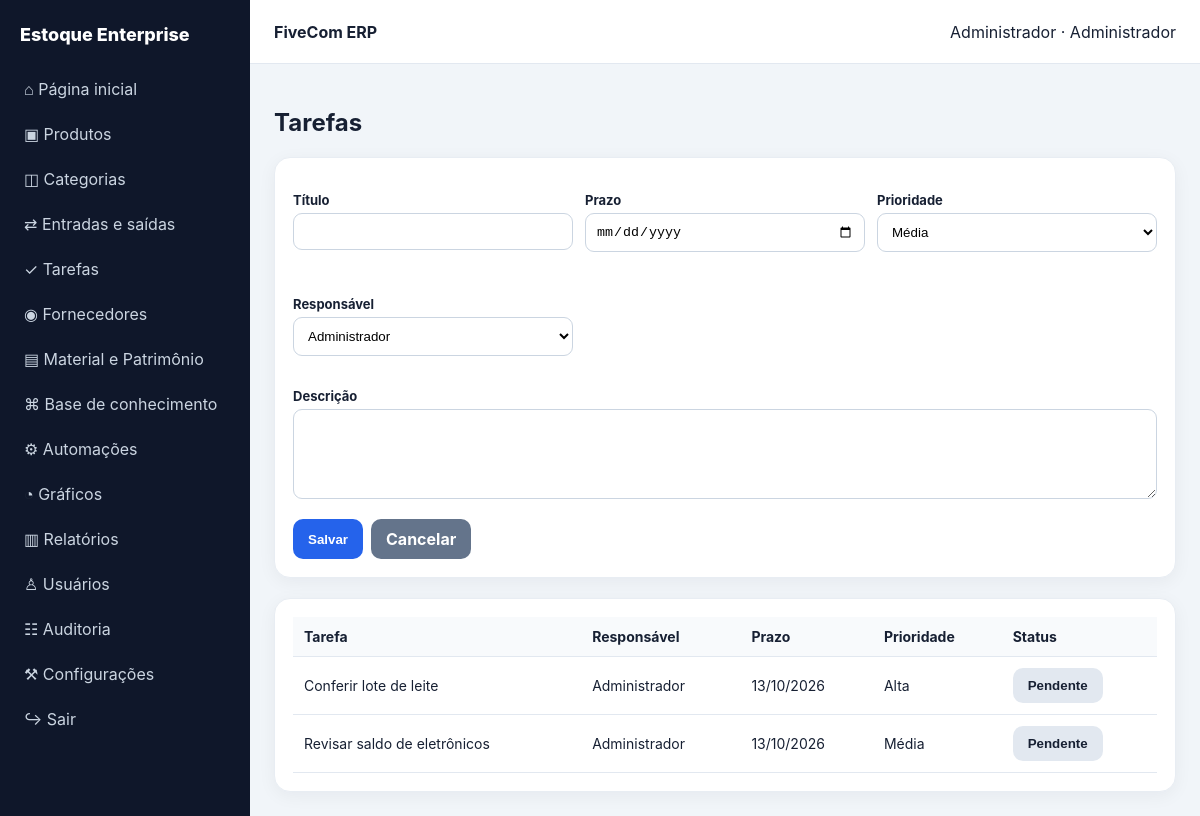
The page /tasks (signed in) on the database its author committed.
### app.py (models this page shows)
class Setting(db.Model):
 id=db.Column(db.Integer,primary_key=True); system_name=db.Column(db.String(120),default='FiveCom ERP'); company_name=db.Column(db.String(120),default='Estoque Enterprise'); browser_title=db.Column(db.String(120),default='FiveCom ERP'); primary_color=db.Column(db.String(20),default='#2563eb'); secondary_color=db.Column(db.String(20),default='#0f172a'); logo=db.Column(db.String(255)); login_logo=db.Column(db.String(255)); favicon=db.Column(db.String(255)); login_position=db.Column(db.String(20),default='center'); footer=db.Column(db.String(255),default='Documento gerado automaticamente pelo FiveCom ERP'); disabled_modules=db.Column(db.Text,default='')

class User(UserMixin,db.Model):
 id=db.Column(db.Integer,primary_key=True); name=db.Column(db.String(120),nullable=False); username=db.Column(db.String(80),unique=True,nullable=False); password=db.Column(db.String(255),nullable=False); role=db.Column(db.String(30),default='Operador'); active=db.Column(db.Boolean,default=True); permissions=db.Column(db.Text,default='')
 def can(self,m): return self.role=='Administrador' or m in (self.permissions or '').split(',')

class Task(db.Model):
 id=db.Column(db.Integer,primary_key=True); title=db.Column(db.String(200)); description=db.Column(db.Text); due_date=db.Column(db.Date); priority=db.Column(db.String(20),default='Média'); status=db.Column(db.String(30),default='Pendente'); user_id=db.Column(db.Integer,db.ForeignKey('user.id')); user=db.relationship('User')

### app.py (the view)
@app.route('/tasks',methods=['GET','POST'])
@login_required
def tasks():
 if request.method=='POST':db.session.add(Task(title=request.form['title'],description=request.form.get('description'),due_date=date.fromisoformat(request.form['due_date']),priority=request.form['priority'],user_id=int(request.form.get('user_id') or current_user.id)));db.session.commit();audit('Tarefa criada');return redirect(url_for('tasks'))
 return render_template('tasks.html',items=Task.query.order_by(Task.due_date).all(),users=User.query.filter_by(active=True).all())

### app.py (called while the page is built)
@login.user_loader
def load_user(i): return db.session.get(User,int(i))

def settings():
 s=Setting.query.first()
 if not s:s=Setting();db.session.add(s);db.session.commit()
 return s

@app.context_processor
def ctx():
 s=settings(); return dict(cfg=s,module_enabled=lambda m:m not in (s.disabled_modules or '').split(','),now=datetime.now())

### templates/tasks.html
{% extends 'base.html' %}{% block content %}<h1>Tarefas</h1><form class="card" method="post"><div class="form-grid"><p><label>Título</label><input name="title" required></p><p><label>Prazo</label><input type="date" name="due_date" required></p><p><label>Prioridade</label><select name="priority"><option>Baixa</option><option selected>Média</option><option>Alta</option></select></p><p><label>Responsável</label><select name="user_id">{% for u in users %}<option value="{{u.id}}">{{u.name}}</option>{% endfor %}</select></p></div><p><label>Descrição</label><textarea name="description"></textarea></p><div class="actions"><button class="btn">Salvar</button><a class="btn secondary" href="{{url_for('home')}}">Cancelar</a></div></form><br><div class="card table-wrap"><table><tr><th>Tarefa</th><th>Responsável</th><th>Prazo</th><th>Prioridade</th><th>Status</th></tr>{% for x in items %}<tr><td>{{x.title}}</td><td>{{x.user.name}}</td><td>{{x.due_date.strftime('%d/%m/%Y')}}</td><td>{{x.priority}}</td><td><form method="post" action="{{url_for('task_toggle',i=x.id)}}"><button class="btn light">{{x.status}}</button></form></td></tr>{% endfor %}</table></div>{% endblock %}

### templates/base.html (shortened to what this page needs)
<!doctype html><html lang="pt-BR"><head><link rel="stylesheet" href="{{url_for('static',filename='style.css')}}"></head><body><aside class="sidebar" id="side"><div class="brand"><span>{{cfg.company_name}}</span></div><nav class="nav"><a href="{{url_for('home')}}">⌂ Página inicial</a>{% if module_enabled('produtos') and current_user.can('produtos') %}<a href="{{url_for('products')}}">▣ Produtos</a><a href="{{url_for('categories')}}">◫ Categorias</a>{% endif %}{% if module_enabled('movimentacoes') %}<a href="{{url_for('movements')}}">⇄ Entradas e saídas</a>{% endif %}{% if module_enabled('tarefas') %}<a href="{{url_for('tasks')}}">✓ Tarefas</a>{% endif %}{% if module_enabled('fornecedores') %}<a href="{{url_for('suppliers')}}">◉ Fornecedores</a>{% endif %}{% if module_enabled('patrimonio') %}<a href="{{url_for('assets')}}">▤ Material e Patrimônio</a>{% endif %}{% if module_enabled('conhecimento') %}<a href="{{url_for('knowledge')}}">⌘ Base de conhecimento</a>{% endif %}{% if module_enabled('automacoes') %}<a href="{{url_for('automations')}}">⚙ Automações</a>{% endif %}{% if module_enabled('graficos') %}<a href="{{url_for('charts')}}">◔ Gráficos</a>{% endif %}{% if module_enabled('relatorios') %}<a href="{{url_for('reports')}}">▥ Relatórios</a>{% endif %}{% if current_user.role=='Administrador' %}<a href="{{url_for('users')}}">♙ Usuários</a><a href="{{url_for('audits')}}">☷ Auditoria</a><a href="{{url_for('config')}}">⚒ Configurações</a>{% endif %}<a href="{{url_for('logout')}}">↪ Sair</a></nav></aside><main class="main"><header class="top"><strong>{{cfg.system_name}}</strong><span>{{current_user.name}} · {{current_user.role}}</span></header><section class="content">{% block content %}{% endblock %}</section></main></body></html>

### static/style.css (style rules this page uses)
:root { --primary:#2563eb;--secondary:#0f172a }
* { box-sizing:border-box }
body { margin:0;font-family:Inter,system-ui,Arial;background:#f1f5f9;color:#172033 }
a { text-decoration:none;color:inherit }
.sidebar { position:fixed;inset:0 auto 0 0;width:250px;background:var(--secondary);color:#fff;padding:18px 12px;overflow:auto }
.brand { display:flex;align-items:center;gap:10px;font-weight:800;font-size:18px;padding:6px 8px 20px }
.nav a { display:block;padding:11px 12px;border-radius:10px;margin:3px 0;color:#cbd5e1 }
.main { margin-left:250px;min-height:100vh }
.top { height:64px;background:#fff;display:flex;align-items:center;justify-content:space-between;padding:0 24px;border-bottom:1px solid #e2e8f0;position:sticky;top:0;z-index:5 }
.content { padding:24px;max-width:1500px;margin:auto }
.card { background:#fff;border-radius:16px;padding:18px;box-shadow:0 4px 18px #0f172a0d;border:1px solid #e8edf3 }
.btn { background:var(--primary);color:#fff;border:0;padding:10px 15px;border-radius:10px;cursor:pointer;font-weight:650 }
.btn.secondary { background:#64748b }
.btn.light { background:#e2e8f0;color:#172033 }
.actions { display:flex;gap:8px;flex-wrap:wrap }
.form-grid { display:grid;grid-template-columns:repeat(3,1fr);gap:12px }
label { font-size:13px;font-weight:700;display:block;margin-bottom:5px }
input,select,textarea { width:100%;padding:10px;border:1px solid #cbd5e1;border-radius:9px;background:#fff }
textarea { min-height:90px }
.table-wrap { overflow:auto }
table { width:100%;border-collapse:collapse }
th,td { text-align:left;padding:11px;border-bottom:1px solid #e2e8f0;font-size:14px }
th { background:#f8fafc }

### rows shown on the page
Setting: company_name "Estoque Enterprise", system_name "FiveCom ERP"
User: name "Administrador", role "Administrador"
Task: title "Conferir lote de leite", user.name "Administrador", due_date "13/10/2026", priority "Alta", status "Pendente"
Task: title "Revisar saldo de eletrônicos", user.name "Administrador", due_date "13/10/2026", priority "Média", status "Pendente"

### other values the page prints
form field user_id "Administrador"
